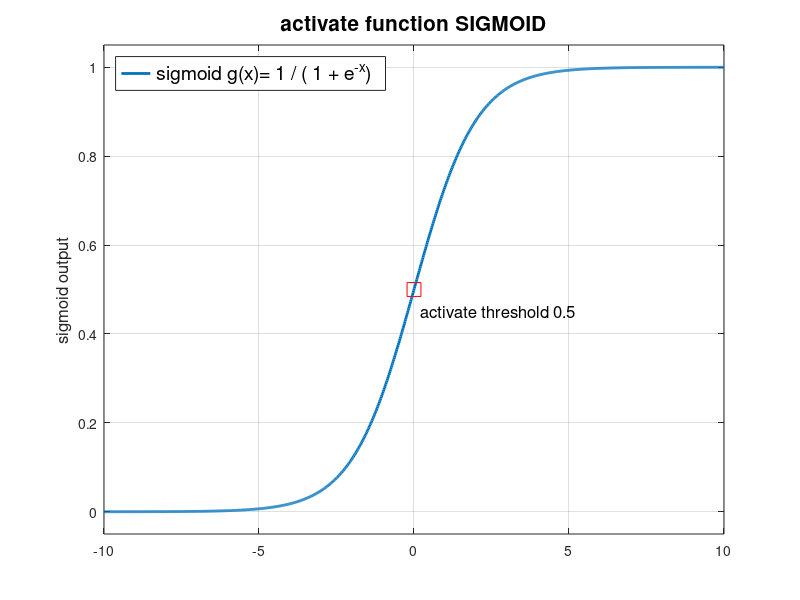

The MATLAB source for this figure:
function W01_sigmoid()
  % Octave 4.2.1
  % Author: AlvinYC Chen
  % Date: 2017/03/17
  % Decription: 1. practice Octave 'plot' function(hold/grid/handler...)
  %             2. practice Octave subfunction
  %             3. show curve for activate function 'sigmoid' 
  close all;  clc;
  x   = linspace(-10,10,1000);
  rt  = sigmoid(x);
  plot_sigmoid(x,rt)
end

function rt = sigmoid(x)
  rt = 1.0 ./ (1.0 + exp(-x));
end

function plot_sigmoid(x,y)
  hold on;
  grid on;
  box on;
  plot(x,y,'linewidth',2);
  plot(0,0.5,'marker','square','markersize',10,'color','r');
  axis([x(1) x(end) -0.05 1.05])

  ylabel('sigmoid output','fontsize',12);
  title('activate function SIGMOID','fontsize',15);
  h = legend('sigmoid g(x)= 1 / ( 1 + e^{-x})','location','northwest');
  set(h,'fontsize',14)
  text(0.2,0.45, 'activate threshold 0.5','fontsize',12); 
end  

